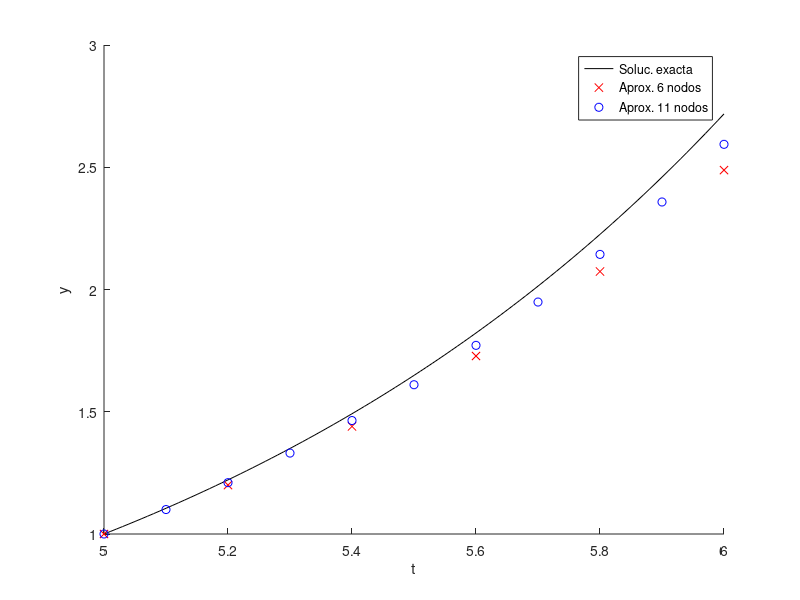

MATLAB code to generate this figure:
lambda = 1;
% Representamos la solución analítica
clf
hold on
t = 5:0.01:6;
plot(t,exp(lambda*t-5),'k');
% Representamos los valores aproximados con 6 nodos
N = 5;
h = 1/N;
y = [1];
for i = 1:N
  y = [y,y(:,i)*(1+lambda*h)];
endfor
plot(5:h:6,y,'xr')
% Representamos los valores aproximados con 11 nodos
N = 10;
h = 1/N;
y = [1];
for i = 1:N
  y = [y,y(:,i)*(1+lambda*h)];
endfor
plot(5:h:6,y,'ob')
xlabel("t");ylabel("y");
legend('Soluc. exacta','Aprox. 6 nodos', 'Aprox. 11 nodos')
hold off

